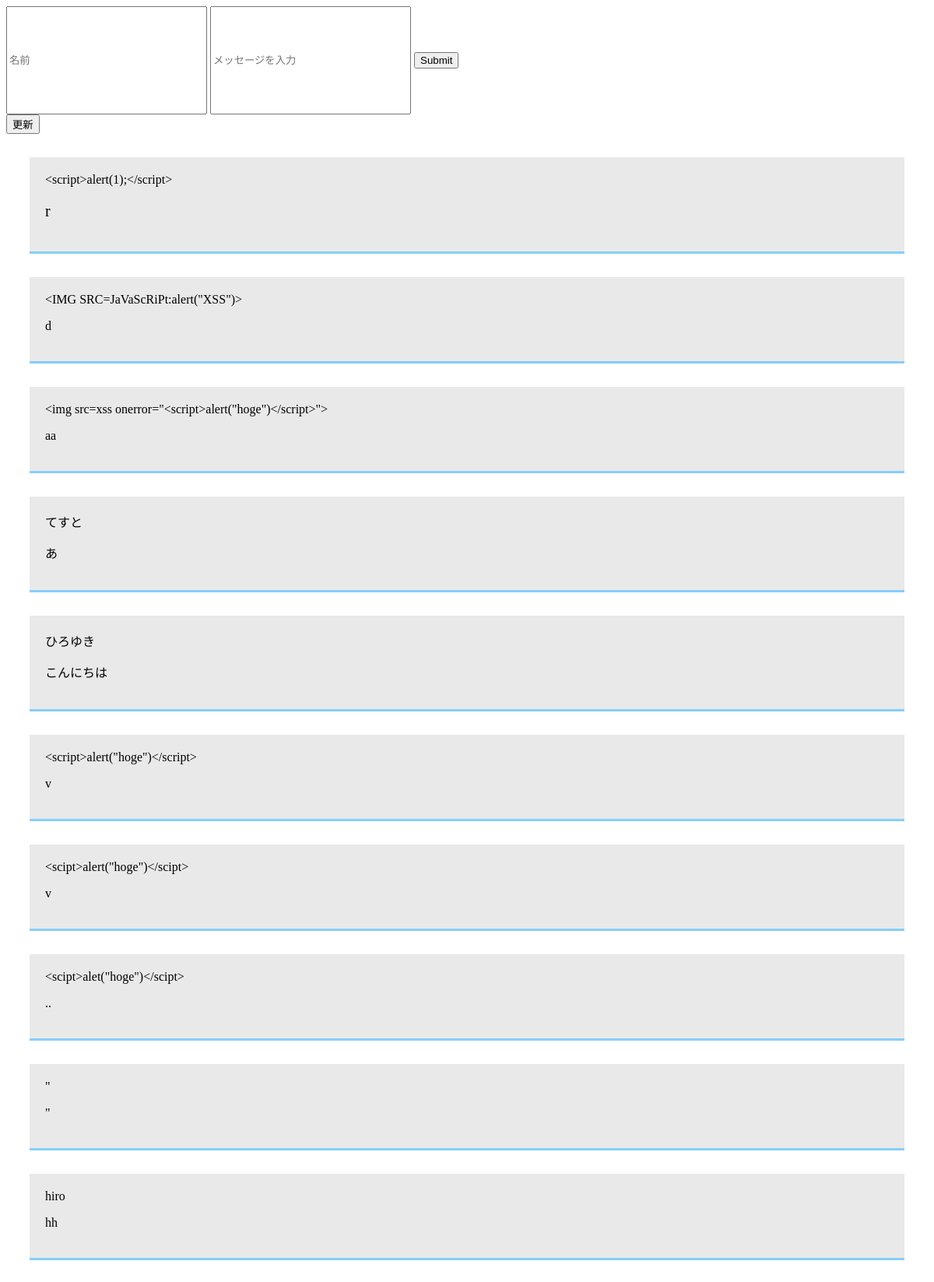
The page /startbtn on the database its author committed.
### tables this page shows
CREATE TABLE usermess(id INTEGER PRIMARY KEY AUTOINCREMENT, name text, message text);

### app.py (the view)
@app.route('/startbtn', methods=['GET', 'POST'])
def createname():
    conn = sqlite3.connect('mess2.db')
    c = conn.cursor()
    c.execute("select name,message from usermess ORDER BY id DESC;")#select文
    messtuple = c.fetchall()#list型で挿入
    mess0 = str(messtuple[0][0])
    mess0_2 = str(messtuple[0][1])
    mess1 = str(messtuple[1][0])
    mess1_2 = str(messtuple[1][1])
    mess2 = str(messtuple[2][0])
    mess2_2 = str(messtuple[2][1])
    mess3 = str(messtuple[3][0])
    mess3_2 = str(messtuple[3][1])
    mess4 = str(messtuple[4][0])
    mess4_2 = str(messtuple[4][1])
    mess5 = str(messtuple[5][0])
    mess5_2 = str(messtuple[5][1])
    mess6 = str(messtuple[6][0])
    mess6_2 = str(messtuple[6][1])
    mess7 = str(messtuple[7][0])
    mess7_2 = str(messtuple[7][1])
    mess8 = str(messtuple[8][0])
    mess8_2 = str(messtuple[8][1])
    mess9 = str(messtuple[9][0])
    mess9_2 = str(messtuple[9][1])
    message = str(messtuple)#listをstrに変換
    conn.commit()
    conn.close()
    return render_template("index.html",messlist=message,mess0=mess0,mess0_2=mess0_2,mess1=mess1,mess1_2=mess1_2,mess2=mess2,mess2_2=mess2_2,mess3=mess3,mess3_2=mess3_2,mess4=mess4,mess4_2=mess4_2,mess5=mess5,mess5_2=mess5_2,mess6=mess6,mess6_2=mess6_2,mess7=mess7,mess7_2=mess7_2,mess8=mess8,mess8_2=mess8_2,mess9=mess9,mess9_2=mess9_2)

### templates/index.html (shortened to what this page needs)
<!DOCTYPE html>
<html>
    <head>
    </head>
    <body>
            <form action="/btn" method="POST">
                <input id="input1" type="text" name="username" placeholder="名前" maxlength="100">
                <input id="input1" type="text" name="usertext" placeholder="メッセージを入力" maxlength="100">
                <input type="Submit" value="Submit">
            </form>
            <form action="/reloadbtn" method="POST">
                <input type="Submit" Value="更新">
            </form>
<div>
<div class="mess0">
    {{mess0}}<br>
    <p class="mess0_2">{{mess0_2}}</p>
</div>
<div class="mess1">
    {{mess1}}<br>
    <p class="mess_2">{{mess1_2}}</p>
</div>
<div class="mess2">
    {{mess2}}<br>
    <p class="mess_2">{{mess2_2}}</p>
</div>
<div class="mess3">
    {{mess3}}<br>
    <p class="mess_2">{{mess3_2}}</p>
</div>
<div class="mess4">
    {{mess4}}<br>
    <p class="mess_2">{{mess4_2}}</p>
</div>
<div class="mess5">
    {{mess5}}<br>
    <p class="mess_2">{{mess5_2}}</p>
</div>
<div class="mess6">
    {{mess6}}<br>
    <p class="mess_2">{{mess6_2}}</p>
</div>
<div class="mess7">
    {{mess7}}<br>
    <p class="mess_2">{{mess7_2}}</p>
    </div>
</div>
<div class="mess8">
    {{mess8}}<br>
    <p class="mess_2">{{mess8_2}}</p>
</div>
<div class="mess9">
    {{mess9}}<br>
    <p class="mess_2">{{mess9_2}}</p>
    </div>
    </body>
</html>

### templates/index.html (style rules this page uses)
.mess0 { margin : 30px ; padding : 20px ; border-bottom: solid 3px #87CEFA; background-color : rgb(233, 233, 233) ; }
.mess0_2 { font-size: 20px; }
.mess1 { margin : 30px ; padding : 20px ; border-bottom: solid 3px #87CEFA; background-color : rgb(233, 233, 233) ; }
.mess2 { margin : 30px ; padding : 20px ; border-bottom: solid 3px #87CEFA; background-color : rgb(233, 233, 233) ; }
.mess3 { margin : 30px ; padding : 20px ; border-bottom: solid 3px #87CEFA; background-color : rgb(233, 233, 233) ; }
.mess4 { margin : 30px ; padding : 20px ; border-bottom: solid 3px #87CEFA; background-color : rgb(233, 233, 233) ; }
.mess5 { margin : 30px ; padding : 20px ; border-bottom: solid 3px #87CEFA; background-color : rgb(233, 233, 233) ; }
.mess6 { margin : 30px ; padding : 20px ; border-bottom: solid 3px #87CEFA; background-color : rgb(233, 233, 233) ; }
.mess7 { margin : 30px ; padding : 20px ; border-bottom: solid 3px #87CEFA; background-color : rgb(233, 233, 233) ; }
.mess8 { margin : 30px ; padding : 20px ; border-bottom: solid 3px #87CEFA; background-color : rgb(233, 233, 233) ; }
.mess9 { margin : 30px ; padding : 20px ; border-bottom: solid 3px #87CEFA; background-color : rgb(233, 233, 233) ; }
#input1 { width: 250px; height: 10em; }

### rows shown on the page
usermess: name "<script>alert(1);</script>"
usermess: name "<IMG SRC=JaVaScRiPt:alert(\"XSS\")>"
usermess: name "<img src=xss onerror=\"<script>alert(\"hoge\")</script>\">", message "aa"
usermess: name "てすと"
usermess: name "ひろゆき", message "こんにちは"
usermess: name "<script>alert(\"hoge\")</script>"
usermess: name "<scipt>alert(\"hoge\")</scipt>"
usermess: name "<scipt>alet(\"hoge\")</scipt>", message ".."
usermess: name "hiro", message "hh"

### other values the page prints
{{ mess0_2 }} "r"
{{ mess1_2 }} "d"
{{ mess3_2 }} "あ"
{{ mess5_2 }} "v"
{{ mess6_2 }} "v"
{{ mess8 }} "\""
{{ mess8_2 }} "\""
